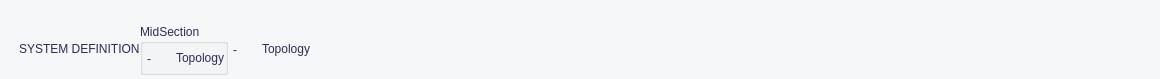
<?xml version="1.0" encoding="UTF-8"?>
<ui version="4.0">
 <class>C_NagUseCaseViewWidget</class>
 <widget class="QWidget" name="C_NagUseCaseViewWidget">
  <property name="geometry">
   <rect>
    <x>0</x>
    <y>0</y>
    <width>1160</width>
    <height>79</height>
   </rect>
  </property>
  <property name="minimumSize">
   <size>
    <width>0</width>
    <height>0</height>
   </size>
  </property>
  <property name="palette">
   <palette>
    <active>
     <colorrole role="WindowText">
      <brush brushstyle="SolidPattern">
       <color alpha="255">
        <red>42</red>
        <green>42</green>
        <blue>91</blue>
       </color>
      </brush>
     </colorrole>
     <colorrole role="Base">
      <brush brushstyle="SolidPattern">
       <color alpha="255">
        <red>255</red>
        <green>255</green>
        <blue>255</blue>
       </color>
      </brush>
     </colorrole>
     <colorrole role="Window">
      <brush brushstyle="SolidPattern">
       <color alpha="255">
        <red>245</red>
        <green>247</green>
        <blue>248</blue>
       </color>
      </brush>
     </colorrole>
    </active>
    <inactive>
     <colorrole role="WindowText">
      <brush brushstyle="SolidPattern">
       <color alpha="255">
        <red>42</red>
        <green>42</green>
        <blue>91</blue>
       </color>
      </brush>
     </colorrole>
     <colorrole role="Base">
      <brush brushstyle="SolidPattern">
       <color alpha="255">
        <red>255</red>
        <green>255</green>
        <blue>255</blue>
       </color>
      </brush>
     </colorrole>
     <colorrole role="Window">
      <brush brushstyle="SolidPattern">
       <color alpha="255">
        <red>245</red>
        <green>247</green>
        <blue>248</blue>
       </color>
      </brush>
     </colorrole>
    </inactive>
    <disabled>
     <colorrole role="WindowText">
      <brush brushstyle="SolidPattern">
       <color alpha="255">
        <red>120</red>
        <green>120</green>
        <blue>120</blue>
       </color>
      </brush>
     </colorrole>
     <colorrole role="Base">
      <brush brushstyle="SolidPattern">
       <color alpha="255">
        <red>245</red>
        <green>247</green>
        <blue>248</blue>
       </color>
      </brush>
     </colorrole>
     <colorrole role="Window">
      <brush brushstyle="SolidPattern">
       <color alpha="255">
        <red>245</red>
        <green>247</green>
        <blue>248</blue>
       </color>
      </brush>
     </colorrole>
    </disabled>
   </palette>
  </property>
  <property name="focusPolicy">
   <enum>Qt::ClickFocus</enum>
  </property>
  <property name="windowTitle">
   <string>Form</string>
  </property>
  <property name="autoFillBackground">
   <bool>true</bool>
  </property>
  <layout class="QHBoxLayout" name="horizontalLayout">
   <property name="spacing">
    <number>0</number>
   </property>
   <property name="leftMargin">
    <number>0</number>
   </property>
   <property name="topMargin">
    <number>0</number>
   </property>
   <property name="rightMargin">
    <number>0</number>
   </property>
   <property name="bottomMargin">
    <number>0</number>
   </property>
   <item>
    <layout class="QVBoxLayout" name="pc_VerticalLayout">
     <property name="spacing">
      <number>0</number>
     </property>
     <item>
      <widget class="stw_opensyde_gui_elements::C_OgeFraSeparator" name="frame">
       <property name="minimumSize">
        <size>
         <width>0</width>
         <height>4</height>
        </size>
       </property>
       <property name="maximumSize">
        <size>
         <width>16777215</width>
         <height>4</height>
        </size>
       </property>
      </widget>
     </item>
     <item>
      <spacer name="pc_VerticalSpacer">
       <property name="orientation">
        <enum>Qt::Vertical</enum>
       </property>
       <property name="sizeType">
        <enum>QSizePolicy::Fixed</enum>
       </property>
       <property name="sizeHint" stdset="0">
        <size>
         <width>20</width>
         <height>12</height>
        </size>
       </property>
      </spacer>
     </item>
     <item>
      <layout class="QHBoxLayout" name="pc_HorizontalLayout" stretch="0,0,0,0,0,0,0,1">
       <property name="spacing">
        <number>0</number>
       </property>
       <item>
        <spacer name="pc_HorizontalSpacer_2">
         <property name="orientation">
          <enum>Qt::Horizontal</enum>
         </property>
         <property name="sizeType">
          <enum>QSizePolicy::Fixed</enum>
         </property>
         <property name="sizeHint" stdset="0">
          <size>
           <width>19</width>
           <height>20</height>
          </size>
         </property>
        </spacer>
       </item>
       <item>
        <widget class="stw_opensyde_gui_elements::C_OgeLabHeadingWidgetTitle" name="pc_LabelMode">
         <property name="minimumSize">
          <size>
           <width>0</width>
           <height>30</height>
          </size>
         </property>
         <property name="maximumSize">
          <size>
           <width>16777215</width>
           <height>30</height>
          </size>
         </property>
         <property name="text">
          <string>SYSTEM DEFINITION</string>
         </property>
        </widget>
       </item>
       <item>
        <widget class="stw_opensyde_gui_elements::C_OgeGbxTransparent" name="pc_GroupBoxSubSubMode">
         <property name="title">
          <string>MidSection</string>
         </property>
         <layout class="QHBoxLayout" name="horizontalLayout_2">
          <property name="spacing">
           <number>0</number>
          </property>
          <property name="leftMargin">
           <number>0</number>
          </property>
          <property name="topMargin">
           <number>0</number>
          </property>
          <property name="rightMargin">
           <number>0</number>
          </property>
          <property name="bottomMargin">
           <number>0</number>
          </property>
          <item>
           <spacer name="pc_HorizontalSpacer_6">
            <property name="orientation">
             <enum>Qt::Horizontal</enum>
            </property>
            <property name="sizeType">
             <enum>QSizePolicy::Fixed</enum>
            </property>
            <property name="sizeHint" stdset="0">
             <size>
              <width>4</width>
              <height>12</height>
             </size>
            </property>
           </spacer>
          </item>
          <item>
           <layout class="QVBoxLayout" name="verticalLayout">
            <property name="spacing">
             <number>0</number>
            </property>
            <property name="topMargin">
             <number>2</number>
            </property>
            <item>
             <widget class="stw_opensyde_gui_elements::C_OgeLabSvgOnly" name="pc_LabelSpace_2">
              <property name="minimumSize">
               <size>
                <width>24</width>
                <height>24</height>
               </size>
              </property>
              <property name="maximumSize">
               <size>
                <width>24</width>
                <height>24</height>
               </size>
              </property>
              <property name="text">
               <string>-</string>
              </property>
             </widget>
            </item>
           </layout>
          </item>
          <item>
           <spacer name="pc_HorizontalSpacer_5">
            <property name="orientation">
             <enum>Qt::Horizontal</enum>
            </property>
            <property name="sizeType">
             <enum>QSizePolicy::Fixed</enum>
            </property>
            <property name="sizeHint" stdset="0">
             <size>
              <width>5</width>
              <height>20</height>
             </size>
            </property>
           </spacer>
          </item>
          <item>
           <widget class="stw_opensyde_gui_elements::C_OgeLabHeadingWidgetSubTitle" name="pc_LabelMidSection">
            <property name="minimumSize">
             <size>
              <width>0</width>
              <height>28</height>
             </size>
            </property>
            <property name="maximumSize">
             <size>
              <width>16777215</width>
              <height>28</height>
             </size>
            </property>
            <property name="font">
             <font>
              <stylestrategy>PreferDefault</stylestrategy>
             </font>
            </property>
            <property name="text">
             <string>Topology</string>
            </property>
           </widget>
          </item>
         </layout>
        </widget>
       </item>
       <item>
        <spacer name="pc_HorizontalSpacer_4">
         <property name="orientation">
          <enum>Qt::Horizontal</enum>
         </property>
         <property name="sizeType">
          <enum>QSizePolicy::Fixed</enum>
         </property>
         <property name="sizeHint" stdset="0">
          <size>
           <width>5</width>
           <height>20</height>
          </size>
         </property>
        </spacer>
       </item>
       <item>
        <layout class="QVBoxLayout" name="verticalLayout_2">
         <property name="topMargin">
          <number>2</number>
         </property>
         <item>
          <widget class="stw_opensyde_gui_elements::C_OgeLabSvgOnly" name="pc_LabelSpace">
           <property name="minimumSize">
            <size>
             <width>24</width>
             <height>24</height>
            </size>
           </property>
           <property name="maximumSize">
            <size>
             <width>24</width>
             <height>24</height>
            </size>
           </property>
           <property name="text">
            <string>-</string>
           </property>
          </widget>
         </item>
        </layout>
       </item>
       <item>
        <spacer name="pc_HorizontalSpacer_3">
         <property name="orientation">
          <enum>Qt::Horizontal</enum>
         </property>
         <property name="sizeType">
          <enum>QSizePolicy::Fixed</enum>
         </property>
         <property name="sizeHint" stdset="0">
          <size>
           <width>5</width>
           <height>20</height>
          </size>
         </property>
        </spacer>
       </item>
       <item>
        <widget class="stw_opensyde_gui_elements::C_OgeLabHeadingWidgetSubSubTitle" name="pc_LabelSubmode">
         <property name="minimumSize">
          <size>
           <width>0</width>
           <height>30</height>
          </size>
         </property>
         <property name="maximumSize">
          <size>
           <width>16777215</width>
           <height>30</height>
          </size>
         </property>
         <property name="font">
          <font>
           <stylestrategy>PreferDefault</stylestrategy>
          </font>
         </property>
         <property name="text">
          <string>Topology</string>
         </property>
        </widget>
       </item>
       <item>
        <spacer name="pc_HorizontalSpacer">
         <property name="orientation">
          <enum>Qt::Horizontal</enum>
         </property>
         <property name="sizeHint" stdset="0">
          <size>
           <width>40</width>
           <height>20</height>
          </size>
         </property>
        </spacer>
       </item>
      </layout>
     </item>
    </layout>
   </item>
  </layout>
 </widget>
 <customwidgets>
  <customwidget>
   <class>stw_opensyde_gui_elements::C_OgeLabSvgOnly</class>
   <extends>QLabel</extends>
   <header>C_OgeLabSvgOnly.h</header>
  </customwidget>
  <customwidget>
   <class>stw_opensyde_gui_elements::C_OgeGbxTransparent</class>
   <extends>QGroupBox</extends>
   <header>C_OgeGbxTransparent.h</header>
   <container>1</container>
  </customwidget>
  <customwidget>
   <class>stw_opensyde_gui_elements::C_OgeFraSeparator</class>
   <extends>QFrame</extends>
   <header>C_OgeFraSeparator.h</header>
   <container>1</container>
  </customwidget>
  <customwidget>
   <class>stw_opensyde_gui_elements::C_OgeLabHeadingWidgetSubTitle</class>
   <extends>QLabel</extends>
   <header>C_OgeLabHeadingWidgetSubTitle.h</header>
  </customwidget>
  <customwidget>
   <class>stw_opensyde_gui_elements::C_OgeLabHeadingWidgetTitle</class>
   <extends>QLabel</extends>
   <header>C_OgeLabHeadingWidgetTitle.h</header>
  </customwidget>
  <customwidget>
   <class>stw_opensyde_gui_elements::C_OgeLabHeadingWidgetSubSubTitle</class>
   <extends>QLabel</extends>
   <header>C_OgeLabHeadingWidgetSubSubTitle.h</header>
  </customwidget>
 </customwidgets>
 <resources/>
 <connections/>
</ui>
